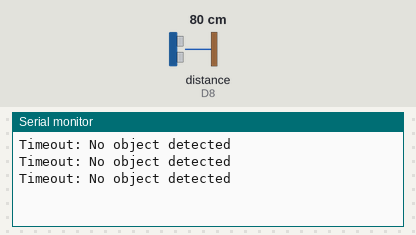
Bench run of a sketch on a simulated Arduino Zero (SAMD21). Parts: the last lines printed to the serial monitor. Wiring (inferred from the names in the program): ultrasonic range finder: trigger D5; echo D8. Inputs (shaded band) come from the test bench; at power-on: distance to the obstacle (sensor on D8) 80 cm. The echo pulse lasts 58.3 µs per cm.

Above: at 1.3 s.
1.4 s: distance to the obstacle (sensor on D8) set to 2 cm
At 1.9 s:
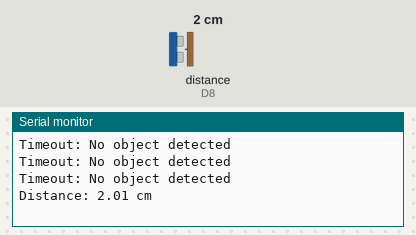
3.5 s: distance to the obstacle (sensor on D8) set to 4 cm
At 3.9 s:
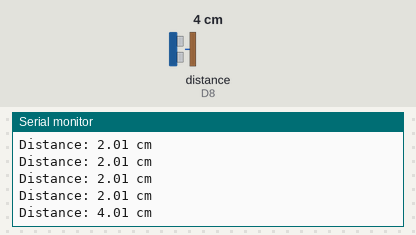

The sketch:

Arancino_HCSR04_serialmonitor.ino
```cpp
#define Serial SerialUSB

// Pin assignment
const int trigPin = 5;   // Arancino GPIO Pin to set Sensor Trigger
const int echoPin = 8;   // Arancino GPIO Pin to recive Sensor Echo

// Variables for distance calculating
long duration;
float distance;

void setup() {

  pinMode(trigPin, OUTPUT);
  pinMode(echoPin, INPUT);

  // We will use the serial monitor to display the distance
  Serial.begin(9600);
}

void loop() {

  // Make sure the trigger is LOW
  digitalWrite(trigPin, LOW);
  delayMicroseconds(2);

  // 10µs HIGH pulse to start measurement
  digitalWrite(trigPin, HIGH);
  delayMicroseconds(10);
  digitalWrite(trigPin, LOW);

  // Echo time reading (with timeout of 2900 µs ≈ 50 cm)
  duration = pulseIn(echoPin, HIGH, 2900UL);

  // Check if the timeout has occurred
  if (duration == 0) {
    Serial.println("Timeout: No object detected");
  } else {
    // Distance calculation in cm: (time in µs / 2) * speed of sound (0.0343 cm/µs)
    distance = (duration * 0.0343) / 2;
    Serial.print("Distance: ");
    Serial.print(distance);
    Serial.println(" cm");
  }

  delay(500); // waiting for next reading
}
```

Measured:
- after the input at 1.4 s, the serial monitor: prints a new line after 0.11 s (image 1)
- after the input at 3.5 s, the serial monitor: prints a new line at once (image 2)
